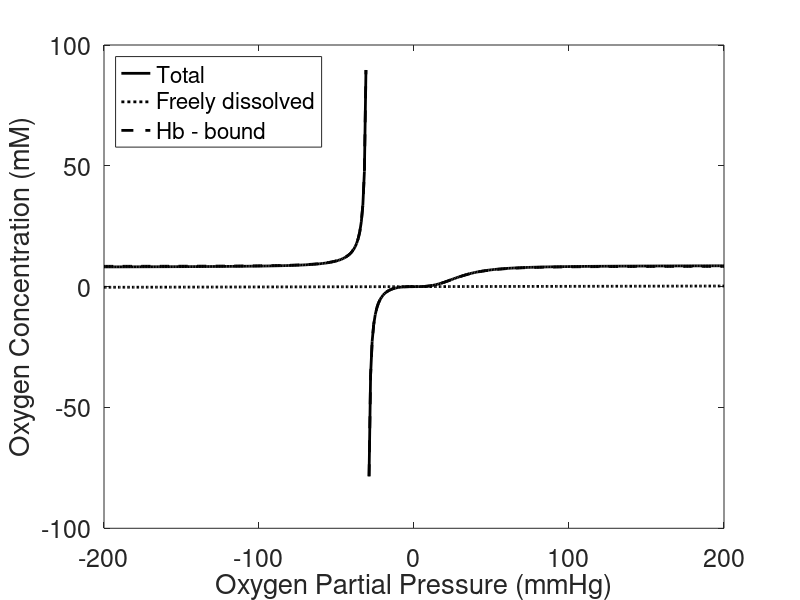

This figure's MATLAB source:
clear; close all; clc;

%%% gas exchange parameters
alpha   = 1.3e-6*1e3;  % O2 solubility by Henry's law(mM/mmHg)
CHb     = 0.021*1e3;   % Hb binding site conc (mmol/L of RBC's)
Hct     = 0.40;    % hematocrit (unitless)
C0      = CHb*Hct; % blood oxygen binding capacity (mol/L)
n       = 3;%2.7;     % Hill exponent
P50     = 30;      % half-max saturation of Hb
DO      = 1;     % (apparent) O2 diffusion coefficient (ml/s)

% O2 look up table (concetration to partial pressure conversion)
Plookup = -200:1:200; %look up table
Clookup = alpha*Plookup + C0*(Plookup.^n)./(Plookup.^n + P50.^n);

SAT = (Plookup.^n)./(Plookup.^n + P50.^n);
FREE = alpha*Plookup;

LOOK.Plookup = Plookup;
LOOK.Clookup = Clookup;

figure;

plot(Plookup,Clookup,'k','linewidth',2)
hold on
plot(Plookup, FREE,'k:','linewidth',2)
hold on
plot(Plookup,C0*SAT,'k--','linewidth',2)
set(gca,'fontsize',18)
xlabel('Oxygen Partial Pressure (mmHg)')
ylabel('Oxygen Concentration (mM)')
legend('Total','Freely dissolved', 'Hb - bound','location','northwest')


save('Lookup.mat','LOOK')